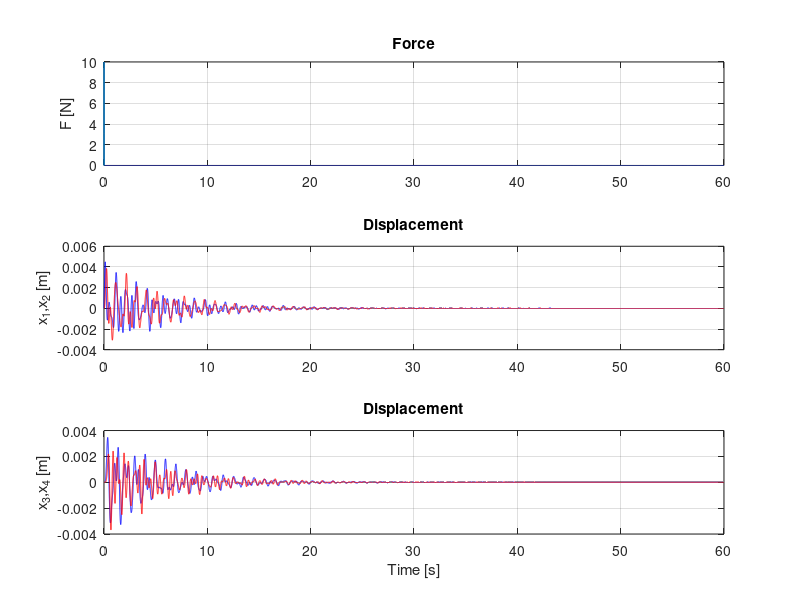

The MATLAB source for this figure: (Note: this script raises an error after producing the figure.)
clear all
close all
clc

%% Load data and plot time histories
load('Data')

t=Data(:,1);
F=Data(:,2);
x=Data(:,3:end);
np=size(x,1);
nj=size(x,2);

dt=t(2)-t(1);
fsamp=1/dt;

disp(' ')
disp(['Number of sensors: ' num2str(nj)])
disp(['dt [s]: ' num2str(dt)])
disp(['np [-]: ' num2str(np)])

figure(1)
sf1(1)=subplot(3,1,1);
plot(t,F)
grid on
ylabel('F [N]')
title('Force')
sf1(2)=subplot(3,1,2);
plot(t,x(:,1),'b',t,x(:,2),'r')
grid on
ylabel('x_1,x_2 [m]')
title('Displacement')
sf1(3)=subplot(3,1,3);
plot(t,x(:,3),'b',t,x(:,4),'r')
grid on
xlabel('Time [s]')
ylabel('x_3,x_4 [m]')
title('Displacement')
linkaxes(sf1,'x')
sgtitle('Measurements')


%% Definition of Experimental TF

% Force and Measurement spectra
[xfft,frq]=ffg(x,np,dt); % We get the complex fft of the displacements
[Ffft,frq]=ffg(F,np,dt); % We get the complex fft of the applied force

% transfer functions
Hjkexp = xfft./Ffft; % Experimental transfer function is the ratio between input and output

figure(2) % This is the figure which plots the fft. Note the absence of nodes
sf2(1)=subplot(2,1,1);
for jj=1:nj
    plot(frq,abs(Hjkexp(:,jj)))
    hold on
    legenda{jj}=['H_' num2str(jj) '_k'];
end
grid on
title('Magnitude')
sgtitle('Experimental trasfer functions H_j_k')
ylabel(['|H_j_k| [m/N]'])
legend(legenda)
sf2(2)=subplot(2,1,2);
for jj=1:nj
    plot(frq,angle(Hjkexp(:,jj))*180/pi)
    hold on
end
grid on
ylabel('\angleH_j_k [deg]')
xlabel('Freq. [Hz]')
yticks([-180 -90 0 90 180])

title('Phase')
linkaxes(sf2,'x')
xlim([0 5])
%%%%%%%%%%%%%%%%%%%%%%%%%%%%%%%%%%%%%%%%%%%%%%%%%%%%%%%%%%%%%%%%%%%%%%%%%%%%%%%%%%%%%%%%%%%%%%%%%%%%%%%%%%%%%%%%%%%%%%%%%%%%%%%%%%%%%%%%%%%%%
% Parte da qui


%% Identification parameters single range
% disp(' ')
% nrange=input('Number of ranges to identify? ');

% for irange=1:nrange

    figure(2)
    disp(' ')
    disp('Define the range of frequencies')
    fini=input('Freq. min [Hz]: ');
    ffin=input('Freq. max [Hz]: ');    
    iini=min(find(round(frq*1000)/1000>=fini));
    ifin=max(find(round(frq*1000)/1000<=ffin));
    disp(' ')
    disp('Frequency range')
    disp(['- fmin [Hz]: ' num2str(frq(iini))])
    disp(['- fmax [Hz]: ' num2str(frq(ifin))])    
    npid=ifin-iini+1;
    disp(['Number of points for the identification: ' num2str(npid)])
    %%
    % Function reduced to the range of interest
    rfHjki=frq(iini:ifin);          % We extract the reduce frequency estimation range
    Hjkiexp=Hjkexp(iini:ifin,:);    % We extract the reduced frequency transfer function
    %%
    % First guess of parameters: SIMPLIFIED METHODS
    disp(' ')
    jj=input('Which diagram for identification? '); % Which measurement do you want to use to calculate the TF?
    
    %% Modal parameters guessing
    % Natural frequency
    [vmax,iwmax]=max(abs(Hjkiexp(:,jj)));  % We identify the maximum value in our frequency range
    f0i=rfHjki(iwmax); %[Hz]                 We then compute the corresponding frequency value
    w0i0=2*pi*f0i; %[rad/s]                  Resonance frequency
    % Adimensional damping ration: we use the phase derivative
    derFIjki=(angle(Hjkiexp(iwmax+1,jj))-angle(Hjkiexp(iwmax-1,jj)))/(2*pi*(rfHjki(iwmax+1)-rfHjki(iwmax-1)));
    csii0=-1/(w0i0*derFIjki); % Guessed adimensional damping ratio
    r0i=2*w0i0*csii0;
    % Mode shapes
    Aj0=-imag(Hjkiexp(iwmax,jj))*w0i0*r0i; 
    % all the other constants are set equal to 0 (m_q = 1)

    disp(' ')
    disp(['Init guess f0 [Hz]: ' num2str(f0i)])
    disp(['Init guess csi [-]: ' num2str(csii0)])
    disp(['Init guess A0 [Hz]: ' num2str(Aj0)])
            
    % Filling of vector xpar
    xpar0=[csii0; w0i0; Aj0; zeros(5,1)]; % all the unknowns (2 mod parameters + 6 constants)
    % for the initial guess of the optimization
    
    % Identification: single channel    
    options=optimset('fminsearch');
    options=optimset(options,'TolFun',1e-8,'TolX',1e-8);
    xpar=fminsearch(@(xpar) errHjki_cw(xpar,rfHjki,Hjkiexp(:,jj)) ,xpar0,options);

    % @(xpar) parameter set we're trying to find
    % Error function (difference between experimental and optimized FRF)


    % Plot results of idetification
    vpar=[1; 2*xpar(1)*xpar(2); xpar(2)^2; xpar(3:8)];
    %    [m;   c = 2 m w0 csi; k = w0^2 m; A;B;C;D;E;F]

    Hjkiid=funHjki(vpar,rfHjki);
%%
    figure(3)
    sf3(1)=subplot(2,1,1);
    plot(rfHjki,abs(Hjkiexp(:,jj)),'*b-',rfHjki,abs(Hjkiid),'r--','linewidth',1.2)
    grid on
    xlabel('Frequency [Hz]')
    ylabel(['|H_' num2str(jj) '_k| [m/N]'])
    title('Magnitude')
    legend('Experimental','Identified')
    sf3(2)=subplot(2,1,2);
    plot(rfHjki,angle(Hjkiexp(:,jj)),'*b-',rfHjki,angle(Hjkiid),'r--','linewidth',1.2)
    grid on
    ylabel(['\angleH_' num2str(jj) '_k [rad]'])
    xlabel('Frequency [Hz]')
    title('Phase')
    legend('Experimental','Identified')
    linkaxes(sf3,'x')
    sgtitle(['Trasfer functions H_' num2str(jj) '_k comparison: Experimental vs Identified'])

%%
% end
